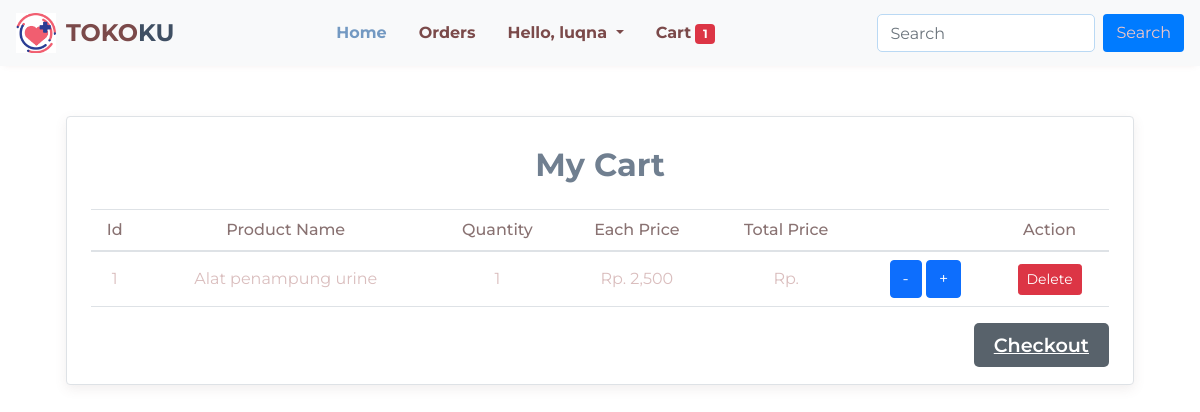
Screenshot of /show_cart (signed in) with the database file from the repository.
### store/models/customer.py (models this page shows, shortened)
class Customer(models.Model):
    username = models.CharField(max_length=50, default='')
    password = models.CharField(max_length=15)
    address = models.CharField(max_length=255, default='')  # Tambahkan default di sini
    email = models.EmailField(max_length=100)
    bank = models.CharField(max_length=50, default='')

### store/models/cart.py (models this page shows)
class Cart(models.Model):
    username = models.CharField(max_length=255)
    password = models.CharField(max_length=255)
    product = models.ForeignKey(Product, on_delete=models.CASCADE)
    image = models.ImageField(null=True, blank=True)
    quantity = models.PositiveIntegerField(default=1)
    price = models.IntegerField(default=0)

### store/models/product.py (models this page shows, shortened)
class Product(models.Model):
    name = models.CharField(max_length=50)
    price = models.IntegerField(default=0)
    category = models.ForeignKey(Category, on_delete=models.CASCADE, default=1)
    description = models.CharField(max_length=200, default='', blank=True, null=True)
    image = models.ImageField(upload_to='upload/products/')

### store/views.py (the view)
# urls.py: path('show_cart', views.show_cart, name='show_cart'),
def show_cart(request):
    totalitem = 0
    if request.session.has_key('username'):
        username = request.session['username']
        totalitem = len(Cart.objects.filter(username=username))
        customer = Customer.objects.filter(username=username)
        for c in customer:
            username=c.username
            cart = Cart.objects.filter(username=username)
            data = {
                'username': username,
                'totalitem': totalitem,
                'cart': cart
            }
            if cart:
                return render(request, 'show_cart.html',data)
            else:
                return render(request, 'empty_cart.html',data)

### store/templates/show_cart.html (shortened to what this page needs)
{% extends 'base.html' %} {% load static %} {% load humanize %} {% block title %} My Cart {% endblock title %} {% block content %}
<div class="container">
  <div class="cart-table border rounded p-4 m-4">
    <p class="cart-header">My Cart</p>
    <table class="table">
      <thead>
        <tr>
          <th>Id</th>
          <th>Product Name</th>
          <th>Quantity</th>
          <th>Each Price</th>
          <th>Total Price</th>
          <th></th>
          <th>Action</th>
        </tr>
      </thead>
      <tbody>
        {% for cart in cart %}
        <tr id="cart-item-{{cart.product.id}}">
          <td>{{forloop.counter}}</td>
          <td>{{cart.product.name}}</td>
          <td id="quantity-{{cart.product.id}}">{{cart.quantity}}</td>
          <td>Rp. {{ cart.product.price|intcomma }}</td>
          <td>Rp. <span id="total-price-{{cart.product.id}}"> {{ cart.product.price|intcomma|floatformat:0 }} </span></td>
          <td>
            <input type="button" pid="{{cart.product.id}}" class="minus-cart btn btn-primary" value="-" />
            <input type="button" pid="{{cart.product.id}}" class="plus-cart btn btn-primary" value="+" />
          </td>
          <td>
            <input type="button" pid="{{cart.product.id}}" class="btn btn-danger btn-sm remove-cart" value="Delete" />
          </td>
        </tr>
        {% endfor %}
      </tbody>
    </table>
    <div class="text-right mt-4">
      <a href="#" data-bs-toggle="modal" data-bs-target="#exampleModal" class="checkout-btn">Checkout</a>
    </div>
  </div>
</div>
<link href="https://cdn.jsdelivr.net/npm/bootstrap@5.1.3/dist/css/bootstrap.min.css" rel="stylesheet" />
{% endblock %}

### store/templates/base.html (shortened to what this page needs)
<!DOCTYPE html>
<html lang="en">
  {% load static %}
  <head>
    <link rel="stylesheet" href="https://cdn.jsdelivr.net/npm/bootstrap@4.6.1/dist/css/bootstrap.min.css" />
  </head>
  <body>
    <nav class="navbar navbar-expand-lg navbar-light">
      <a class="navbar-brand" href="/">
        <img src="{% static 'images/logo_new.png' %}" alt="Logo" />
        <div class="brand-text">TOKO<span>KU</span></div>
      </a>
      <div class="collapse navbar-collapse" id="navbarNav">
        <ul class="navbar-nav">
          <li class="nav-item active">
            <a class="nav-link" href="/">Home</a>
          </li>
          {% if request.session %}
          <li class="nav-item">
            <a class="nav-link" href="/order/">Orders</a>
          </li>
          <li class="nav-item dropdown">
            <a class="nav-link dropdown-toggle" href="#" id="navbarDropdown" role="button" data-toggle="dropdown" aria-haspopup="true" aria-expanded="false"> Hello, {{username}} </a>
          </li>
          <li class="nav-item">
            <a class="nav-link" href="/show_cart">Cart<span class="badge badge-danger ml-1">{{totalitem}}</span></a>
          </li>
          {% endif %}
        </ul>
        <form class="form-inline ml-auto" action="/search">
          <input class="form-control mr-2" type="search" placeholder="Search" aria-label="Search" name="query" />
          <button class="btn btn-search" type="submit">Search</button>
        </form>
      </div>
    </nav>
    {% block content %} {% endblock %}
  </body>
</html>

### store/templates/base.html (style rules this page uses)
:root { --navbar-bg-color: #f8f9fa; --navbar-text-color: #7b4a4a; --navbar-link-hover-color: #7f9ab8; --navbar-link-active-color: #7399c2; --navbar-shadow: 0 4px 6px -4px rgba(156, 112, 112, 0.1); --search-btn-bg-color: #007bff; --search-btn-text-color: #efc7c7; --font-family: "Roboto", sans-serif; }
body { font-family: var(--font-family); }
nav { background-color: var(--navbar-bg-color) !important; box-shadow: var(--navbar-shadow); }
.navbar-brand { display: flex; align-items: center; }
.navbar-brand img { height: 40px; }
.navbar-brand .brand-text { font-size: 1.5rem; font-weight: 700; color: var(--navbar-text-color); margin-left: 10px; }
.navbar-brand .brand-text span { color: #3f4f63; }
.navbar-nav .nav-link { color: var(--navbar-text-color) !important; font-weight: 700; }
.navbar-nav .nav-item.active .nav-link { color: var(--navbar-link-active-color) !important; }
.btn-search { background-color: var(--search-btn-bg-color) !important; color: var(--search-btn-text-color) !important; }
.navbar-nav { margin-left: auto; }
.nav-item { margin-right: 1rem; }

### store/templates/show_cart.html (style rules this page uses)
body { font-family: "Montserrat", sans-serif; background-color: #f7f7f7; }
.container { margin-top: 50px; }
.cart-header { font-size: 2rem; font-weight: 700; color: #707f90; text-align: center; margin-bottom: 20px; }
.cart-table { background-color: white; padding: 20px; border-radius: 10px; box-shadow: 0 4px 12px rgba(118, 85, 85, 0.1); }
.cart-table th, .cart-table td { text-align: center; padding: 15px; font-size: 1rem; color: #dabebe; }
.cart-table th { background-color: #e3f2fd; color: #897272; font-weight: 500; }
.cart-table td { vertical-align: middle; }
.btn { font-weight: 500; font-size: 1rem; padding: 8px 15px; border-radius: 5px; transition: background-color 0.3s ease; }
.btn-primary { background-color: #a5beda; color: white; border: none; }
.btn-danger { background-color: #e2a29b; color: white; border: none; }
.checkout-btn { background-color: white; color: #5d738c; border: 2px solid #95b3d7; padding: 10px 20px; font-size: 1.2rem; border-radius: 8px; font-weight: 600; transition: background-color 0.3s ease, color 0.3s ease; }
body { font-family: "Montserrat", sans-serif; }
.form-control { border-radius: 5px; border: 1px solid #bad9f4; font-family: "Montserrat", sans-serif; }
.checkout-btn { background-color: #58626b; color: #fff; padding: 10px 20px; border: none; border-radius: 5px; font-weight: 600; transition: background-color 0.3s; }

### rows the page displays
Customer: username "luqna"
Cart: product.name "Alat penampung urine", quantity "1", product.price "2,500"

### other values shown
{{ totalitem }} "1"
